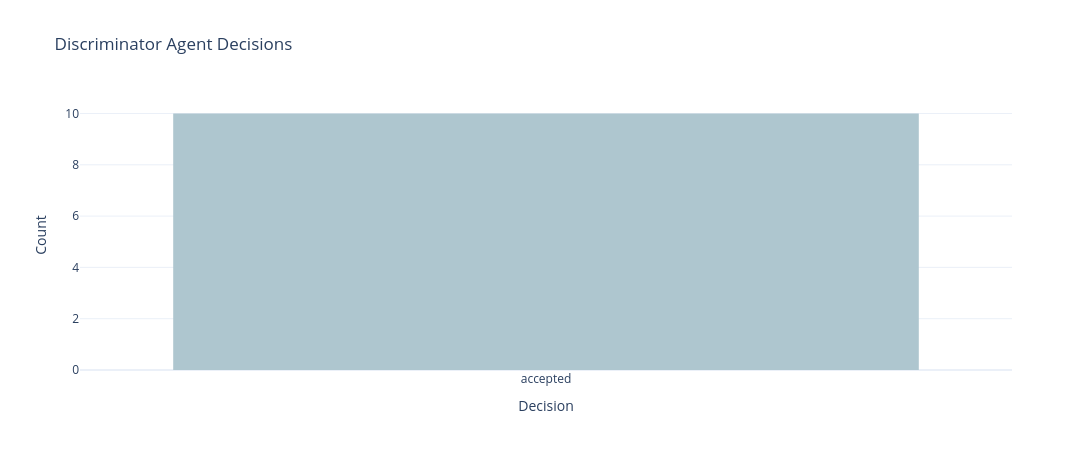

The code cell stored with this chart in its notebook:
### Markdown cell above
### 🗳️ Discriminator Agent Decisions

This cell visualizes the **distribution of decision labels** produced by discriminator agents, providing insight into agent behavior across evaluation cycles.

#### 🧠 What this code does:

* Filters the dataframe to include only discriminator agent runs.
* Plots the frequency of each unique `decision` label using Plotly Express:

  * `x` axis shows the decision categories (e.g. `accepted`, `rejected`)
  * `y` axis shows the total count per decision
* Applies styling with:

  * A soft blue palette
  * Wide layout for clarity
  * No legend (since color encodes only one variable)

#### 🔍 What you're observing:

* A single tall bar indicates **uniform decision behavior** — possibly due to:

  * Overconfident discriminator scoring
  * Unbalanced or overfitted input conditions
* Multiple bars suggest **diverse outcomes**, which can be healthy in:

  * Early iterations of training
  * Edge case evaluations
  * Prompt sensitivity exploration
* Skewed distributions may reveal **biases in generation quality** or **flaws in decision thresholds**.

This chart is a fast diagnostic for evaluating **decision diversity**, **discriminator conservativeness**, or detecting stuck behaviors in the agent lifecycle.

### Code cell
import plotly.express as px

df_decision = df_agent_expanded.copy()
df_decision = df_decision[df_decision["agent_type"] == "discriminator"]

fig = px.histogram(
    df_decision,
    x="decision",
    color_discrete_sequence=["#AEC6CF"],
    title="Discriminator Agent Decisions",
    labels={"decision": "Decision"},
)

fig.update_layout(
    xaxis_title="Decision",
    yaxis_title="Count",
    template="plotly_white",
    width=1600,
    height=450,
    showlegend=False
)

fig.show()

### Figure 1 — Plotly figure (JSON) as saved in the notebook; plotly's stock layout.template omitted (floating-point values rounded to 4 significant figures)
{"data": [{"bingroup": "x", "hovertemplate": "Decision=%{x}<br>count=%{y}<extra></extra>", "legendgroup": "", "marker": {"color": "#AEC6CF", "pattern": {"shape": ""}}, "name": "", "orientation": "v", "showlegend": false, "type": "histogram", "x": ["accepted", "accepted", "accepted", "accepted", "accepted", "accepted", "accepted", "accepted", "accepted", "accepted"], "xaxis": "x", "yaxis": "y"}], "layout": {"barmode": "relative", "height": 450, "legend": {"tracegroupgap": 0}, "showlegend": false, "title": {"text": "Discriminator Agent Decisions"}, "width": 1600, "xaxis": {"anchor": "y", "domain": [0, 1], "title": {"text": "Decision"}}, "yaxis": {"anchor": "x", "domain": [0, 1], "title": {"text": "Count"}}}}
